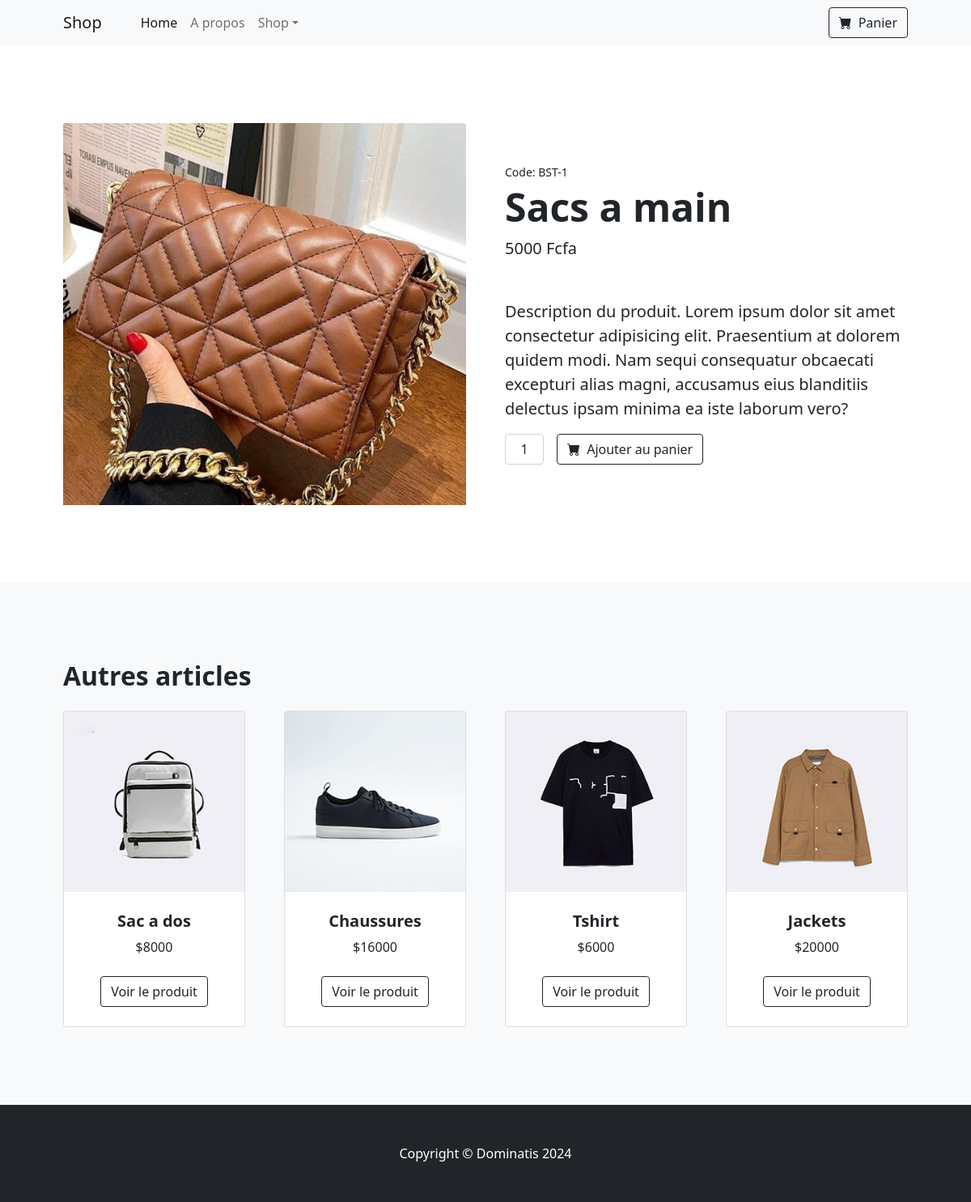
/product/1/, run on the app's committed database.
### products/models.py (models this page shows, shortened)
class Product(models.Model):
    name = models.CharField(max_length=100)
    price = models.DecimalField(max_digits=10, decimal_places=0)
    image = models.ImageField(upload_to='products/static/assets/Images/')

### products/views.py (the view)
# urls.py: path('product/<int:product_id>/', views.product_detail, name='product_detail'),
def product_detail(request, product_id):
    product = get_object_or_404(Product, id=product_id)
    related_products = Product.objects.exclude(id=product_id)[:4]  # Limitez à 4 produits
    return render(
        request,
        'product_detail.html',
        {
            'product': product,
            'related_products': related_products
        }
    )

### products/templates/product_detail.html (shortened to what this page needs)
{% load static %}
<!DOCTYPE html>
<html lang="en">
    <head>
        <link href="https://cdn.jsdelivr.net/npm/bootstrap-icons@1.5.0/font/bootstrap-icons.css" rel="stylesheet" />
        <link href="{% static 'css/styles_item.css' %}" rel="stylesheet" />
    </head>
    <body>
        <nav class="navbar navbar-expand-lg navbar-light bg-light">
            <div class="container px-4 px-lg-5">
                <a class="navbar-brand" href="#!">Shop</a>
                <div class="collapse navbar-collapse" id="navbarSupportedContent">
                    <ul class="navbar-nav me-auto mb-2 mb-lg-0 ms-lg-4">
                        <li class="nav-item"><a class="nav-link active" aria-current="page" href="{% url 'home_index' %}">Home</a></li>
                        <li class="nav-item"><a class="nav-link" href="#!">A propos</a></li>
                        <li class="nav-item dropdown">
                            <a class="nav-link dropdown-toggle" id="navbarDropdown" href="#" role="button" data-bs-toggle="dropdown" aria-expanded="false">Shop</a>
                        </li>
                    </ul>
                    <form class="d-flex" method="get" action="{% url 'add_to_cart' product.id %}">
                        <button class="btn btn-outline-dark" type="submit">
                            <i class="bi-cart-fill me-1"></i>
                            Panier
                        </button>
                    </form>
                </div>
            </div>
        </nav>
        <section class="py-5">
            <div class="container px-4 px-lg-5 my-5">
                <div class="row gx-4 gx-lg-5 align-items-center">
                    <div class="col-md-6">
                        <img class="card-img-top mb-5 mb-md-0" src="{{ product.image.url }}" alt="{{ product.name }}" />
                    </div>
                    <div class="col-md-6">
                        <div class="small mb-1">Code: BST-{{ product.id }}</div>
                        <h1 class="display-5 fw-bolder">{{ product.name }}</h1>
                        <div class="fs-5 mb-5">
                            <span>{{ product.price }} Fcfa</span>
                        </div>
                        <p class="lead">Description du produit. Lorem ipsum dolor sit amet consectetur adipisicing elit. Praesentium at dolorem quidem modi. Nam sequi consequatur obcaecati excepturi alias magni, accusamus eius blanditiis delectus ipsam minima ea iste laborum vero?</p>
                        <form method="post" action="{% url 'add_to_cart' product.id %}">
                            <div class="d-flex">
                                <input class="form-control text-center me-3" id="inputQuantity" name="quantity" type="num" value="1" style="max-width: 3rem" />
                                <button class="btn btn-outline-dark flex-shrink-0" type="submit">
                                    <i class="bi-cart-fill me-1"></i>
                                    Ajouter au panier
                                </button>
                            </div>
                        </form>
                    </div>
                </div>
            </div>
        </section>
        <section class="py-5 bg-light">
            <div class="container px-4 px-lg-5 mt-5">
                <h2 class="fw-bolder mb-4">Autres articles</h2>
                <div class="row gx-4 gx-lg-5 row-cols-2 row-cols-md-3 row-cols-xl-4 justify-content-center">
                    {% for item in related_products %}
                    <div class="col mb-5">
                        <div class="card h-100">
                            <img class="card-img-top" src="{{ item.image.url }}" alt="{{ item.name }}" />
                            <div class="card-body p-4">
                                <div class="text-center">
                                    <h5 class="fw-bolder">{{ item.name }}</h5>
                                    ${{ item.price }}
                                </div>
                            </div>
                            <div class="card-footer p-4 pt-0 border-top-0 bg-transparent">
                                <div class="text-center"><a class="btn btn-outline-dark mt-auto" href="{% url 'product_detail' item.id %}">Voir le produit</a></div>
                            </div>
                        </div>
                    </div>
                    {% endfor %}
                </div>
            </div>
        </section>
        <footer class="py-5 bg-dark">
            <div class="container"><p class="m-0 text-center text-white">Copyright &copy; Dominatis 2024</p></div>
        </footer>
    </body>
</html>

### data on the page
Product: image (picture), id "1", name "Sacs a main", price "5000"
Product: image (picture), name "Sac a dos", price "8000"
Product: image (picture), name "Chaussures", price "16000"
Product: image (picture), name "Tshirt", price "6000"
Product: image (picture), name "Jackets", price "20000"
